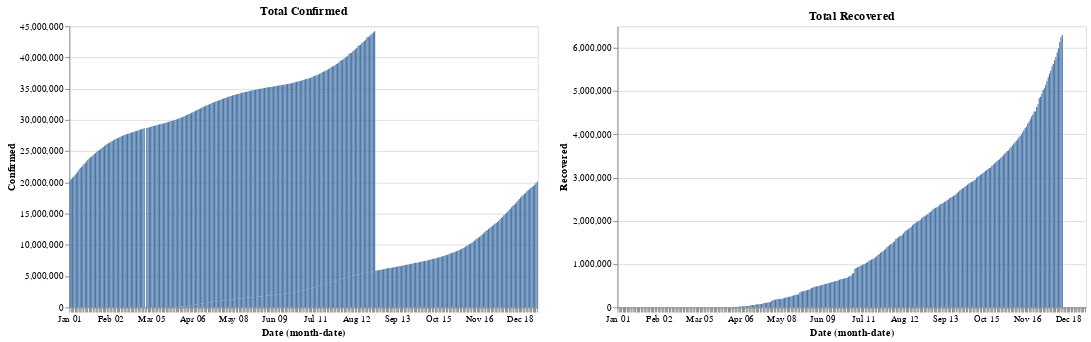

The notebook cell saved with this chart:
### Code cell
total_country_stats(input("Enter Country Name:"))

### Figure 1 — Vega-Lite specification as saved in the notebook (floating-point values rounded to 4 significant figures; data arrays with more than 128 entries replaced by an {"elided": "..."} marker saying what was removed)
{"config": {"view": {"continuousWidth": 400, "continuousHeight": 300}}, "hconcat": [{"mark": "bar", "encoding": {"x": {"type": "ordinal", "field": "Date", "timeUnit": "monthdate"}, "y": {"type": "quantitative", "field": "Confirmed"}}, "title": "Total Confirmed", "width": 500}, {"mark": "bar", "encoding": {"x": {"type": "ordinal", "field": "Date", "timeUnit": "monthdate"}, "y": {"type": "quantitative", "field": "Recovered"}}, "title": "Total Recovered", "width": 500}], "data": {"name": "data-2bc851d37be51f97185c4f65240c49de"}, "$schema": "https://vega.github.io/schema/vega-lite/v4.8.1.json", "datasets": {"data-2bc851d37be51f97185c4f65240c49de": {"elided": "583 records"}}}
